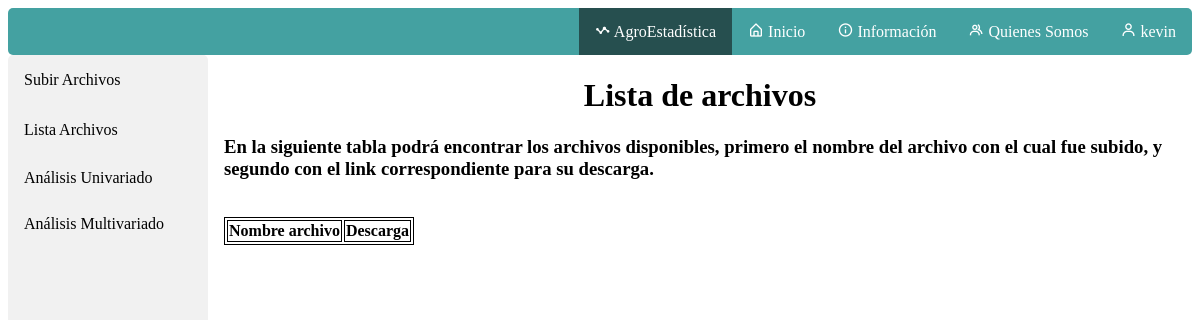
Page /upload/list-files/ (signed in) on the earlier database version.
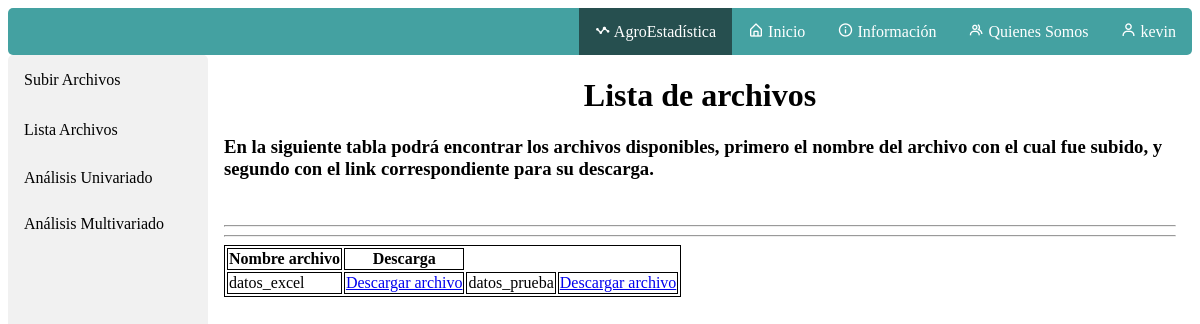
Same page on the later database version.
### App/models.py (models this page shows, shortened)
class Files_up(models.Model):
	Nombre_archivo = models.CharField(max_length = 100)
	Descarga_archivo = models.FileField(upload_to = 'media/files/')

### App/views.py (the view)
# urls.py: path('upload/list-files/', views.list_files, name = 'listfiles'),
@login_required(login_url = '/accounts/login/')
def list_files(request):
    context = {}
    xlsx = Files_up.objects.all()
    return render(request, 'AppWeb/list_files.html', {'xlsx':xlsx})

### App/templates/AppWeb/list_files.html (shortened to what this page needs)
{% load static %}
{% load crispy_forms_tags %}
<!DOCTYPE html>
<html>
	<head>
		<link rel="stylesheet" href="{% static 'style_index.css' %}">
    	<link href='https://unpkg.com/boxicons@2.0.7/css/boxicons.min.css' rel='stylesheet'>
	</head>
	<header>
		<nav>
			<ul>
				{% if user.is_authenticated %}
				<li>
					<a href="{% url 'logout' %}">
						<i class='bx bx-user'></i>
						{{ user.username }}
					</a>
				</li>
				{% endif %}
				<li>
					<a href="#">
						<i class='bx bx-group'></i>
						Quienes Somos
					</a>
				</li>
				<li>
					<a href="#">
						<i class='bx bx-info-circle' ></i>
						Información
					</a>
				</li>
				<li>
					<a href="{% url 'home' %}">
						<i class='bx bx-home-alt'></i>
						Inicio
					</a>
				</li>
				<li class="left">
					<a href="{% url 'home' %}"  class="active">
						<i class='bx bx-stats'></i>
						AgroEstadística
					</a>
				</li>
			</ul>
		</nav>
	</header>
	<body>
		<div class="sidebar">
			<a href="{% url 'upload' %}">
				Subir Archivos
			</a>
			<a href="{% url 'listfiles' %}">
				Lista Archivos
			</a>
			<div class="dropdown">
    			<button class="dropbtn">
    				Análisis Univariado
    			</button>
  			</div>
  			<div class="dropdown">
    			<button class="dropbtn">
    				Análisis Multivariado
    			</button>
  			</div>
  		</div>
  		<div class="content-section">
  			<h1>
  				Lista de archivos
  			</h1>
  			<h3>
  				En la siguiente tabla podrá encontrar los archivos disponibles, primero el nombre del archivo con el cual fue subido, y segundo con el link correspondiente para su descarga.
  			</h3>
  			<div class="forma_archivo">
	  			<table class="tabla">
	  				<thead>
	  					<tr>
	  						<th> Nombre archivo </th>
	  						<th> Descarga </th>
	  					</tr>
	  				</thead>
	  				<br>
	  				<tbody>
	  					{% for file in xlsx %}
	  					<td> {{ file.Nombre_archivo }} </td>
	  					<td>
	  						<a href="{{ file.Descarga_archivo.url }}" class="btn btn-primary btn-sm">
	  							Descargar archivo
	  						</a>
	  					</td>
	  					<hr>
	  					{% endfor %}
	  				</tbody>
	  			</table>
  			</div>
  		</div>
	</body>
</html>

### App/static/style_index.css (style rules this page uses)
ul { list-style-type: none; margin: 0; padding: 0; overflow: hidden; background-color: #44A1A1; border-radius: 5px; }
li { float: right; }
li a { display: block; color: white; text-align: center; padding: 14px 16px; text-decoration: none; }
.active { background-color: #264F4F; }
.sidebar { margin: 0; padding: 0; width: 200px; background-color: #f1f1f1; position: fixed; height: 100%; overflow: auto; border-radius: 5px; }
.sidebar a { display: block; color: black; padding: 16px; text-decoration: none; }
.dropdown { float: left; overflow: hidden; color: black; }
.dropdown .dropbtn { font-size: 16px; border: none; outline: none; color: black; padding: 14px 16px; background-color: inherit; font-family: inherit; margin: 0; }
div.content-section { margin-left: 200px; padding: 1px 16px; height: 1000px; }
h1 { text-align: center; }
table, th, td { border: 1px solid black; }

Differences in the rows shown:
added Files_up: Nombre_archivo "datos_excel"
added Files_up: Nombre_archivo "datos_prueba"
